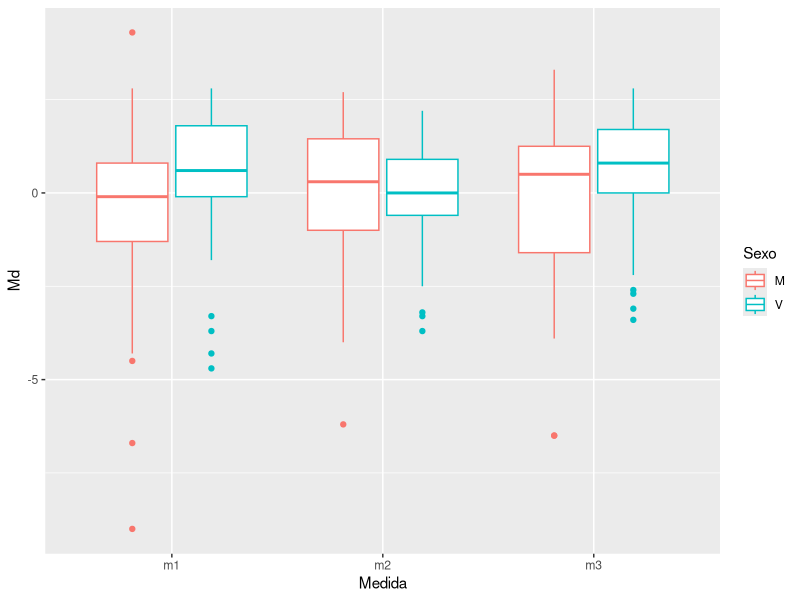

Here is the R script that generated this plot: (Note: this script raises an error after producing the figure.)
## ---- chunk 1
library(knitr)
## Global options
options(digits = 4)
opts_chunk$set(echo=F, cache=T, prompt=F, tidy=T, comment=NA, message=F, warning=F, dev="png", dev.args=list(type="cairo"), dpi=300)
## ---- chunk 2
.packages <- c("tidyverse", "rstatix", "irr", "modeest")
.installed <- .packages %in% installed.packages()
if (length(.packages[!.installed])>0) install.packages(.packages[!.installed])
lapply(.packages, require, character.only=T)
## ---- chunk 3
df <- read_csv('data/campos-visuales-repetidos.csv') %>%
  mutate(Sexo = as.factor(Sexo), Medida = as.factor(Medida))
## ---- chunk 4
df %>% 
  group_by(Medida, Sexo) %>%
  summarise(n=n(), Media = mean(Md), Desv.Est= sd(Md)) %>%
  kable()
## ---- chunk 5
df %>%
  ggplot(aes(x = Medida, y = Md, col=Sexo)) + geom_boxplot()
## ---- chunk 6
aov <- anova_test(df, dv = Md, wid = Id, within = Medida)
get_anova_table(aov)
## ---- chunk 7
df <- df %>% 
  group_by(Id) %>%
  summarise("Variabilidad CV" = sd(Md), Sexo = mfv(Sexo), Edad = mfv(Edad))

result <- df %>% 
  summarise(n=n(), Media = mean(`Variabilidad CV`), Desv.Est= sd(`Variabilidad CV`)) %>%
  mutate(Error.Est = Desv.Est / sqrt(n), IC.inf = Media - qt(1 - (0.05 / 2), n - 1) * Error.Est, IC.sup = Media + qt(1 - (0.05 / 2), n - 1) * Error.Est) 
result %>%
  kable()
## ---- chunk 8
result <- df %>% 
  group_by(Sexo) %>%
  summarise(n=n(), Media = mean(`Variabilidad CV`), Desv.Est= sd(`Variabilidad CV`)) %>%
  mutate(Error.Est = Desv.Est / sqrt(n), IC.inf = Media - qt(1 - (0.05 / 2), n - 1) * Error.Est, IC.sup = Media + qt(1 - (0.05 / 2), n - 1) * Error.Est) 
result %>%
  kable()
## ---- chunk 9
df %>%
  ggplot(aes(x = Edad, y = `Variabilidad CV`)) + geom_point()
## ---- chunk 10
df <- read_csv('data/campo-visual.csv', col_types = cols(Estadio = "f"))
df$Estadio <- ordered(df$Estadio, levels=levels(df$Estadio))
# Filtramos los ojos con glaucoma en un nuevo conjunto de datos
df.glaucoma <- df %>% filter(Estadio != 'Sano')
## ---- chunk 11
df <- df %>% # Eliminar los casos con errores mayores del 16%
  filter(Error <= 16)
## ---- chunk 12
# Color palette
  n <- 4
  colfunc <- colorRampPalette(c("#FD8D3C", "#800026"))
  palette.glaucoma <- colfunc(n)
  palette <- c("#00BFC4", palette.glaucoma)
#palette.healthy <- c("#00FF00", "#3FBF00", "#7F7F00", "#BF3F00", "#FF0000")
#palette <- palette.healthy[-1]

df %>% 
  ggplot(aes(x=Dm, fill=Estadio)) +
  geom_boxplot() +
  scale_fill_manual(values = palette) + 
  labs(title = "Diagrama de cajas del campo visual según estadíos de glaucoma") +
  theme(plot.title = element_text(hjust = 0.5))
## ---- chunk 13
means <- df %>% 
  group_by(Estadio) %>%
  summarise(n=n(), media = mean(Dm), desv.est= sd(Dm)) %>%
  mutate(error.est = desv.est / sqrt(n), lim.inf.ic = media - qt(1 - (0.05 / 2), n - 1) * error.est, lim.sup.ic = media + qt(1 - (0.05 / 2), n - 1) * error.est)
kable(means)
## ---- chunk 14
# Color palette
ggplot(means, aes(x=Estadio, y = media, colour = Estadio, shape = Estadio)) +
  geom_pointrange(aes(ymin = lim.inf.ic, ymax = lim.sup.ic), position = position_dodge(width = 0.5)) +
  ggtitle("Intervalos de confianza para la media del campo visual según estadíos de glaucoma") +
  scale_colour_manual(values = palette) +
  theme(plot.title = element_text(hjust = 0.5))
## ---- chunk 15
seed = 123
# Variables consideradas
vars = "Dm"
# Número de clusters
n <- 4
labels <- c("I", "II", "III", "IV")
# Shapes
shapes <- c(1, 3, 15, 17, 16)
# K-means clusters
clusters <- kmeans(df.glaucoma[, vars], centers = n, nstart = 25)
centers <- clusters$centers[order(clusters$centers[,1], decreasing = T),]
clusters <- kmeans(df.glaucoma[, vars], centers = centers)
# Convert the cluster into a factor
clusters$cluster <- as.factor(clusters$cluster)
# Assign labels to factors
levels(clusters$cluster) <- labels
# Add cluster to data frame
df.glaucoma[, "Estadio.CV"] <- ordered(clusters$cluster)
# df %>% ggplot(aes(x=Dm, y=Estadio.CV, colour=Estadio.CV)) + geom_point()
## ---- chunk 16
means <- df.glaucoma %>% 
  group_by(Estadio.CV) %>%
  summarise(n=n(), media = mean(Dm), desv.est= sd(Dm)) %>%
  mutate(error.est = desv.est / sqrt(n), lim.inf.ic = media - qt(1 - (0.05 / 2), n - 1) * error.est, lim.sup.ic = media + qt(1 - (0.05 / 2), n - 1) * error.est)
kable(means)
## ---- chunk 17
k <- kendall(df.glaucoma[, c("Estadio", "Estadio.CV")], correct = T)
k
